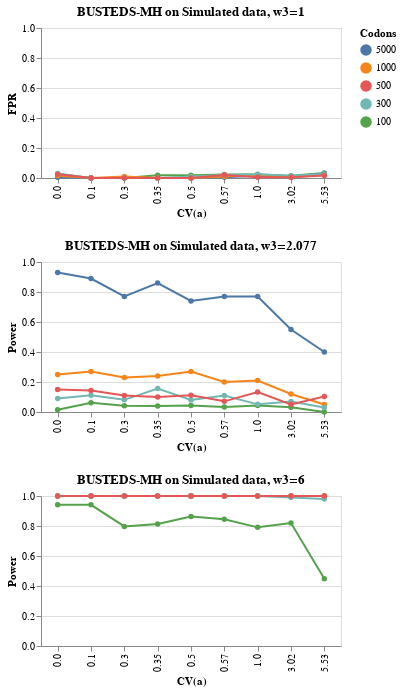

Notebook code cell kept with this figure:
### Code cell
#alt.vconcat(chart1, chart207, chart6) | alt.vconcat(chart1, chart207, chart6)

alt.vconcat(chart1, chart207, chart6)

### Figure 1 — Vega-Lite specification as saved in the notebook (floating-point values rounded to 4 significant figures)
{"config": {"view": {"continuousWidth": 400, "continuousHeight": 300}}, "vconcat": [{"data": {"name": "data-62c1720e58901d60009d94654df3c1c9"}, "mark": {"type": "line", "point": {"color": "red"}}, "encoding": {"color": {"field": "Codons", "sort": ["5000", "1000", "500", "300", "100"], "type": "nominal"}, "x": {"field": "CV(a)", "type": "nominal"}, "y": {"field": "FPR", "scale": {"domain": [0, 1]}, "type": "quantitative"}}, "height": 150, "title": "BUSTEDS-MH on Simulated data, w3=1", "width": 300}, {"data": {"name": "data-8df681c0ba5ae5ede8a07b88083d2b3b"}, "mark": {"type": "line", "point": {"color": "red"}}, "encoding": {"color": {"field": "Codons", "sort": ["5000", "1000", "500", "300", "100"], "type": "nominal"}, "x": {"field": "CV(a)", "type": "nominal"}, "y": {"field": "Power", "type": "quantitative"}}, "height": 150, "title": "BUSTEDS-MH on Simulated data, w3=2.077", "width": 300}, {"data": {"name": "data-0f9bcab356afcc0ec1333cc7866b5b5e"}, "mark": {"type": "line", "point": {"color": "red"}}, "encoding": {"color": {"field": "Codons", "sort": ["5000", "1000", "500", "300", "100"], "type": "nominal"}, "x": {"field": "CV(a)", "type": "nominal"}, "y": {"field": "Power", "type": "quantitative"}}, "height": 150, "title": "BUSTEDS-MH on Simulated data, w3=6", "width": 300}], "$schema": "https://vega.github.io/schema/vega-lite/v4.17.0.json", "datasets": {"data-62c1720e58901d60009d94654df3c1c9": [{"Codons": "100", "FPR": 0.018, "CV(a)": "0.35"}, {"Codons": "5000", "FPR": 0.0, "CV(a)": "0.35"}, {"Codons": "1000", "FPR": 0.0, "CV(a)": "0.35"}, {"Codons": "300", "FPR": 0.0, "CV(a)": "0.35"}, {"Codons": "500", "FPR": 0.0, "CV(a)": "0.35"}, {"Codons": "100", "FPR": 0.019, "CV(a)": "0.5"}, {"Codons": "5000", "FPR": 0.0, "CV(a)": "0.5"}, {"Codons": "1000", "FPR": 0.0, "CV(a)": "0.5"}, {"Codons": "300", "FPR": 0.01, "CV(a)": "0.5"}, {"Codons": "500", "FPR": 0.0, "CV(a)": "0.5"}, {"Codons": "100", "FPR": 0.024, "CV(a)": "1.0"}, {"Codons": "5000", "FPR": 0.015, "CV(a)": "1.0"}, {"Codons": "1000", "FPR": 0.02, "CV(a)": "1.0"}, {"Codons": "300", "FPR": 0.025, "CV(a)": "1.0"}, {"Codons": "500", "FPR": 0.005, "CV(a)": "1.0"}, {"Codons": "100", "FPR": 0.027, "CV(a)": "0.0"}, {"Codons": "5000", "FPR": 0.005, "CV(a)": "0.0"}, {"Codons": "1000", "FPR": 0.015, "CV(a)": "0.0"}, {"Codons": "300", "FPR": 0.03, "CV(a)": "0.0"}, {"Codons": "500", "FPR": 0.025, "CV(a)": "0.0"}, {"Codons": "100", "FPR": 0.023, "CV(a)": "0.57"}, {"Codons": "5000", "FPR": 0.005, "CV(a)": "0.57"}, {"Codons": "1000", "FPR": 0.01, "CV(a)": "0.57"}, {"Codons": "300", "FPR": 0.02, "CV(a)": "0.57"}, {"Codons": "500", "FPR": 0.02, "CV(a)": "0.57"}, {"Codons": "100", "FPR": 0.033, "CV(a)": "5.53"}, {"Codons": "5000", "FPR": 0.03, "CV(a)": "5.53"}, {"Codons": "1000", "FPR": 0.02, "CV(a)": "5.53"}, {"Codons": "300", "FPR": 0.026, "CV(a)": "5.53"}, {"Codons": "500", "FPR": 0.016, "CV(a)": "5.53"}, {"Codons": "100", "FPR": 0.015, "CV(a)": "3.02"}, {"Codons": "5000", "FPR": 0.005, "CV(a)": "3.02"}, {"Codons": "1000", "FPR": 0.005, "CV(a)": "3.02"}, {"Codons": "300", "FPR": 0.015, "CV(a)": "3.02"}, {"Codons": "500", "FPR": 0.005, "CV(a)": "3.02"}, {"Codons": "100", "FPR": 0.0, "CV(a)": "0.1"}, {"Codons": "5000", "FPR": 0.0, "CV(a)": "0.1"}, {"Codons": "1000", "FPR": 0.0, "CV(a)": "0.1"}, {"Codons": "300", "FPR": 0.0, "CV(a)": "0.1"}, {"Codons": "500", "FPR": 0.0, "CV(a)": "0.1"}, {"Codons": "100", "FPR": 0.0, "CV(a)": "0.3"}, {"Codons": "5000", "FPR": 0.0, "CV(a)": "0.3"}, {"Codons": "1000", "FPR": 0.01, "CV(a)": "0.3"}, {"Codons": "300", "FPR": 0.0, "CV(a)": "0.3"}, {"Codons": "500", "FPR": 0.0, "CV(a)": "0.3"}], "data-8df681c0ba5ae5ede8a07b88083d2b3b": [{"Codons": "100", "Power": 0.04, "CV(a)": "0.35"}, {"Codons": "5000", "Power": 0.86, "CV(a)": "0.35"}, {"Codons": "1000", "Power": 0.24, "CV(a)": "0.35"}, {"Codons": "300", "Power": 0.156, "CV(a)": "0.35"}, {"Codons": "500", "Power": 0.1, "CV(a)": "0.35"}, {"Codons": "100", "Power": 0.043, "CV(a)": "0.5"}, {"Codons": "5000", "Power": 0.74, "CV(a)": "0.5"}, {"Codons": "1000", "Power": 0.27, "CV(a)": "0.5"}, {"Codons": "300", "Power": 0.08, "CV(a)": "0.5"}, {"Codons": "500", "Power": 0.111, "CV(a)": "0.5"}, {"Codons": "100", "Power": 0.061, "CV(a)": "0.1"}, {"Codons": "5000", "Power": 0.89, "CV(a)": "0.1"}, {"Codons": "1000", "Power": 0.27, "CV(a)": "0.1"}, {"Codons": "300", "Power": 0.112, "CV(a)": "0.1"}, {"Codons": "500", "Power": 0.143, "CV(a)": "0.1"}, {"Codons": "100", "Power": 0.031, "CV(a)": "3.02"}, {"Codons": "5000", "Power": 0.55, "CV(a)": "3.02"}, {"Codons": "1000", "Power": 0.12, "CV(a)": "3.02"}, {"Codons": "300", "Power": 0.07, "CV(a)": "3.02"}, {"Codons": "500", "Power": 0.051, "CV(a)": "3.02"}, {"Codons": "100", "Power": 0.043, "CV(a)": "1.0"}, {"Codons": "5000", "Power": 0.77, "CV(a)": "1.0"}, {"Codons": "1000", "Power": 0.21, "CV(a)": "1.0"}, {"Codons": "300", "Power": 0.051, "CV(a)": "1.0"}, {"Codons": "500", "Power": 0.133, "CV(a)": "1.0"}, {"Codons": "100", "Power": 0.0, "CV(a)": "5.53"}, {"Codons": "5000", "Power": 0.4, "CV(a)": "5.53"}, {"Codons": "1000", "Power": 0.05, "CV(a)": "5.53"}, {"Codons": "300", "Power": 0.03, "CV(a)": "5.53"}, {"Codons": "500", "Power": 0.103, "CV(a)": "5.53"}, {"Codons": "100", "Power": 0.042, "CV(a)": "0.3"}, {"Codons": "5000", "Power": 0.77, "CV(a)": "0.3"}, {"Codons": "1000", "Power": 0.23, "CV(a)": "0.3"}, {"Codons": "300", "Power": 0.081, "CV(a)": "0.3"}, {"Codons": "500", "Power": 0.11, "CV(a)": "0.3"}, {"Codons": "100", "Power": 0.034, "CV(a)": "0.57"}, {"Codons": "5000", "Power": 0.77, "CV(a)": "0.57"}, {"Codons": "1000", "Power": 0.2, "CV(a)": "0.57"}, {"Codons": "300", "Power": 0.11, "CV(a)": "0.57"}, {"Codons": "500", "Power": 0.071, "CV(a)": "0.57"}, {"Codons": "100", "Power": 0.015, "CV(a)": "0.0"}, {"Codons": "5000", "Power": 0.93, "CV(a)": "0.0"}, {"Codons": "1000", "Power": 0.25, "CV(a)": "0.0"}, {"Codons": "300", "Power": 0.09, "CV(a)": "0.0"}, {"Codons": "500", "Power": 0.15, "CV(a)": "0.0"}], "data-0f9bcab356afcc0ec1333cc7866b5b5e": [{"Codons": "100", "Power": 0.814, "CV(a)": "0.35"}, {"Codons": "5000", "Power": 1.0, "CV(a)": "0.35"}, {"Codons": "1000", "Power": 1.0, "CV(a)": "0.35"}, {"Codons": "300", "Power": 1.0, "CV(a)": "0.35"}, {"Codons": "500", "Power": 1.0, "CV(a)": "0.35"}, {"Codons": "100", "Power": 0.864, "CV(a)": "0.5"}, {"Codons": "5000", "Power": 1.0, "CV(a)": "0.5"}, {"Codons": "1000", "Power": 1.0, "CV(a)": "0.5"}, {"Codons": "300", "Power": 1.0, "CV(a)": "0.5"}, {"Codons": "500", "Power": 1.0, "CV(a)": "0.5"}, {"Codons": "100", "Power": 0.941, "CV(a)": "0.1"}, {"Codons": "5000", "Power": 1.0, "CV(a)": "0.1"}, {"Codons": "1000", "Power": 1.0, "CV(a)": "0.1"}, {"Codons": "300", "Power": 1.0, "CV(a)": "0.1"}, {"Codons": "500", "Power": 1.0, "CV(a)": "0.1"}, {"Codons": "100", "Power": 0.82, "CV(a)": "3.02"}, {"Codons": "5000", "Power": 1.0, "CV(a)": "3.02"}, {"Codons": "1000", "Power": 1.0, "CV(a)": "3.02"}, {"Codons": "300", "Power": 0.99, "CV(a)": "3.02"}, {"Codons": "500", "Power": 1.0, "CV(a)": "3.02"}, {"Codons": "100", "Power": 0.791, "CV(a)": "1.0"}, {"Codons": "5000", "Power": 1.0, "CV(a)": "1.0"}, {"Codons": "1000", "Power": 1.0, "CV(a)": "1.0"}, {"Codons": "300", "Power": 1.0, "CV(a)": "1.0"}, {"Codons": "500", "Power": 1.0, "CV(a)": "1.0"}, {"Codons": "100", "Power": 0.448, "CV(a)": "5.53"}, {"Codons": "5000", "Power": 1.0, "CV(a)": "5.53"}, {"Codons": "1000", "Power": 1.0, "CV(a)": "5.53"}, {"Codons": "300", "Power": 0.98, "CV(a)": "5.53"}, {"Codons": "500", "Power": 1.0, "CV(a)": "5.53"}, {"Codons": "100", "Power": 0.797, "CV(a)": "0.3"}, {"Codons": "5000", "Power": 1.0, "CV(a)": "0.3"}, {"Codons": "1000", "Power": 1.0, "CV(a)": "0.3"}, {"Codons": "300", "Power": 1.0, "CV(a)": "0.3"}, {"Codons": "500", "Power": 1.0, "CV(a)": "0.3"}, {"Codons": "100", "Power": 0.845, "CV(a)": "0.57"}, {"Codons": "5000", "Power": 1.0, "CV(a)": "0.57"}, {"Codons": "1000", "Power": 1.0, "CV(a)": "0.57"}, {"Codons": "300", "Power": 1.0, "CV(a)": "0.57"}, {"Codons": "500", "Power": 1.0, "CV(a)": "0.57"}, {"Codons": "100", "Power": 0.942, "CV(a)": "0.0"}, {"Codons": "5000", "Power": 1.0, "CV(a)": "0.0"}, {"Codons": "1000", "Power": 1.0, "CV(a)": "0.0"}, {"Codons": "300", "Power": 1.0, "CV(a)": "0.0"}, {"Codons": "500", "Power": 1.0, "CV(a)": "0.0"}]}}
